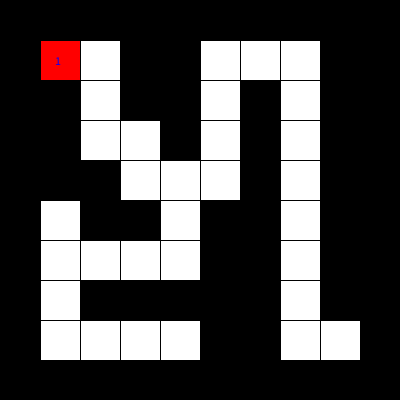
Frame 1 (no input)
Frame 60 (the mouse pressed at the canvas centre just before this capture): identical to frame 1, image omitted
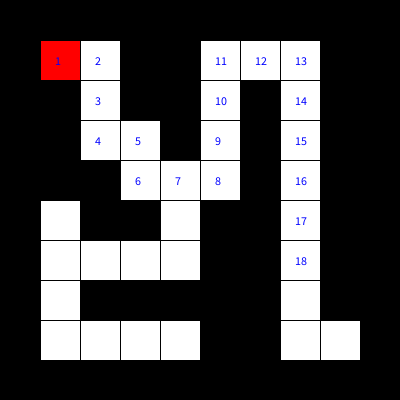
Frame 120 (the mouse held since frame 60 and released just before this capture)

The Processing sketch that drew these frames (run headless with seeded random() and noise(); from frame 60 on, the mouse is pressed at the canvas centre):

// Processing sketch: week15_05
// ── week15_05.pde
///week15_05
int [][] maze = {
  {1,1,1,1,1,1,1,1,1,1},
  {1,0,0,1,1,0,0,0,1,1},
  {1,1,0,1,1,0,1,0,1,1},
  {1,1,0,0,1,0,1,0,1,1},
  {1,1,1,0,0,0,1,0,1,1},
  {1,0,1,1,0,1,1,0,1,1},
  {1,0,0,0,0,1,1,0,1,1},
  {1,0,1,1,1,1,1,0,1,1},
  {1,0,0,0,0,1,1,0,0,1},
  {1,1,1,1,1,1,1,1,1,1},
};

int [][] visited = new int [10][10];
int startI = 1, startJ = 1, step = 1;

void setup(){
  size(400, 400);
  visited[startI][startJ] = step;  // 用 startI 和 startJ 作為起點
  textSize(12);  // 設定顯示文字的字體大小，讓步數顯示清楚
}

void draw(){
  background(255);  // 清除背景

  // 繪製迷宮
  for(int i = 0; i < maze.length; i++) {
    for(int j = 0; j < maze[0].length; j++) {
      if(maze[i][j] == 1) {
        fill(0);  // 牆壁顏色
      } else {
        fill(255);  // 空白路徑顏色
      }
      rect(j * 40, i * 40, 40, 40);
    }
  }

  // 繪製起點（紅色）
  fill(255, 0, 0);
  rect(startJ * 40, startI * 40, 40, 40);

  // 顯示已走過的步數
  for(int i = 0; i < maze.length; i++) {
    for(int j = 0; j < maze[0].length; j++) {
      if(visited[i][j] > 0) {
        fill(0, 0, 255);  // 訪問過的格子顯示藍色
        text(visited[i][j], j * 40 + 15, i * 40 + 25);  // 顯示步數
      }
    }
  }
}

// 深度優先搜尋 (DFS) 函數
boolean DFS(int i, int j, int s) {
  // 假如找到出口（7,7），則返回 true
  if(i == 7 && j == 7) return true;

  // 如果當前位置是牆壁或已經訪問過，則返回 false
  if(maze[i][j] == 1 || visited[i][j] > 0) return false;

  // 記錄當前位置的步數
  visited[i][j] = s;

  // 嘗試向四個方向搜尋
  if(DFS(i + 1, j, s + 1)) return true;  // 向下
  if(DFS(i - 1, j, s + 1)) return true;  // 向上
  if(DFS(i, j + 1, s + 1)) return true;  // 向右
  if(DFS(i, j - 1, s + 1)) return true;  // 向左

  // 回溯，將當前位置重設為 0
  visited[i][j] = 0;
  return false;
}

// 當點擊鼠標時，重新開始 DFS
void mousePressed(){
  // 重設訪問狀態並重新執行 DFS
  for (int i = 0; i < visited.length; i++) {
    for (int j = 0; j < visited[0].length; j++) {
      visited[i][j] = 0;
    }
  }
  DFS(startI, startJ, 1);
}
